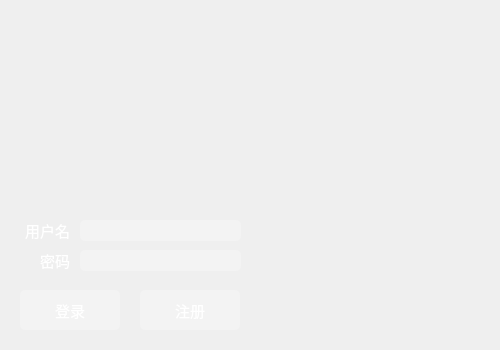
<?xml version="1.0" encoding="UTF-8"?>
<ui version="4.0">
 <class>Login</class>
 <widget class="QWidget" name="Login">
  <property name="geometry">
   <rect>
    <x>0</x>
    <y>0</y>
    <width>500</width>
    <height>350</height>
   </rect>
  </property>
  <property name="sizePolicy">
   <sizepolicy hsizetype="Fixed" vsizetype="Fixed">
    <horstretch>0</horstretch>
    <verstretch>0</verstretch>
   </sizepolicy>
  </property>
  <property name="minimumSize">
   <size>
    <width>500</width>
    <height>350</height>
   </size>
  </property>
  <property name="maximumSize">
   <size>
    <width>500</width>
    <height>350</height>
   </size>
  </property>
  <property name="font">
   <font>
    <family>微软雅黑</family>
    <pointsize>10</pointsize>
   </font>
  </property>
  <property name="windowTitle">
   <string>12306++铁路票务系统</string>
  </property>
  <property name="styleSheet">
   <string notr="true"/>
  </property>
  <widget class="QLineEdit" name="lUsername">
   <property name="geometry">
    <rect>
     <x>80</x>
     <y>220</y>
     <width>161</width>
     <height>21</height>
    </rect>
   </property>
   <property name="font">
    <font>
     <family>微软雅黑</family>
     <pointsize>10</pointsize>
    </font>
   </property>
   <property name="styleSheet">
    <string notr="true">QLineEdit{
	background: rgba(255,255,255,60);
	border: 0px;
	color: white;
	border-radius:5px;
	selection-background-color: rgba(255,255,255,150);
}</string>
   </property>
   <property name="inputMethodHints">
    <set>Qt::ImhNone</set>
   </property>
  </widget>
  <widget class="QLineEdit" name="lPassword">
   <property name="geometry">
    <rect>
     <x>80</x>
     <y>250</y>
     <width>161</width>
     <height>21</height>
    </rect>
   </property>
   <property name="font">
    <font>
     <family>微软雅黑</family>
     <pointsize>10</pointsize>
    </font>
   </property>
   <property name="styleSheet">
    <string notr="true">QLineEdit{
	background: rgba(255,255,255,60);
	border: 0px;
	color: white;
	border-radius:5px;
	selection-background-color: rgba(87,96,105,150);
}</string>
   </property>
   <property name="inputMethodHints">
    <set>Qt::ImhHiddenText|Qt::ImhLatinOnly|Qt::ImhNoAutoUppercase|Qt::ImhNoPredictiveText|Qt::ImhSensitiveData</set>
   </property>
   <property name="echoMode">
    <enum>QLineEdit::Password</enum>
   </property>
  </widget>
  <widget class="QLabel" name="label">
   <property name="geometry">
    <rect>
     <x>-30</x>
     <y>220</y>
     <width>100</width>
     <height>21</height>
    </rect>
   </property>
   <property name="font">
    <font>
     <family>微软雅黑</family>
     <pointsize>11</pointsize>
    </font>
   </property>
   <property name="styleSheet">
    <string notr="true">QLabel{
	color: white;
}</string>
   </property>
   <property name="text">
    <string>用户名</string>
   </property>
   <property name="alignment">
    <set>Qt::AlignRight|Qt::AlignTrailing|Qt::AlignVCenter</set>
   </property>
  </widget>
  <widget class="QLabel" name="label_2">
   <property name="geometry">
    <rect>
     <x>-30</x>
     <y>250</y>
     <width>100</width>
     <height>21</height>
    </rect>
   </property>
   <property name="font">
    <font>
     <family>微软雅黑</family>
     <pointsize>11</pointsize>
    </font>
   </property>
   <property name="styleSheet">
    <string notr="true">QLabel{
	color: white;
}</string>
   </property>
   <property name="text">
    <string>密码</string>
   </property>
   <property name="alignment">
    <set>Qt::AlignRight|Qt::AlignTrailing|Qt::AlignVCenter</set>
   </property>
  </widget>
  <widget class="QPushButton" name="bLogin">
   <property name="geometry">
    <rect>
     <x>20</x>
     <y>290</y>
     <width>100</width>
     <height>40</height>
    </rect>
   </property>
   <property name="font">
    <font>
     <family>微软雅黑</family>
     <pointsize>11</pointsize>
    </font>
   </property>
   <property name="styleSheet">
    <string notr="true">QPushButton{
	background:rgba(255,255,255,60);
	border: 0px;
	border-radius:5px;
	color: rgb(255,255, 255);
	selection-background-color: rgba(255,255,255,50);
}</string>
   </property>
   <property name="text">
    <string>登录</string>
   </property>
  </widget>
  <widget class="QPushButton" name="bRegister">
   <property name="geometry">
    <rect>
     <x>140</x>
     <y>290</y>
     <width>100</width>
     <height>40</height>
    </rect>
   </property>
   <property name="font">
    <font>
     <family>微软雅黑</family>
     <pointsize>11</pointsize>
    </font>
   </property>
   <property name="styleSheet">
    <string notr="true">QPushButton{
	background:rgba(255,255,255,60);
	border: 0px;
	border-radius:5px;
	color: rgb(255,255, 255);
	selection-background-color: rgba(255,255,255,50);
}</string>
   </property>
   <property name="text">
    <string>注册</string>
   </property>
  </widget>
  <widget class="QLabel" name="background">
   <property name="geometry">
    <rect>
     <x>-110</x>
     <y>-150</y>
     <width>900</width>
     <height>550</height>
    </rect>
   </property>
   <property name="font">
    <font>
     <family>微软雅黑</family>
    </font>
   </property>
   <property name="text">
    <string/>
   </property>
   <property name="pixmap">
    <pixmap resource="loginwindow.qrc">:/Resources/train3.gif</pixmap>
   </property>
   <property name="scaledContents">
    <bool>true</bool>
   </property>
  </widget>
  <zorder>background</zorder>
  <zorder>lUsername</zorder>
  <zorder>lPassword</zorder>
  <zorder>label</zorder>
  <zorder>label_2</zorder>
  <zorder>bLogin</zorder>
  <zorder>bRegister</zorder>
 </widget>
 <resources>
  <include location="loginwindow.qrc"/>
 </resources>
 <connections/>
</ui>
